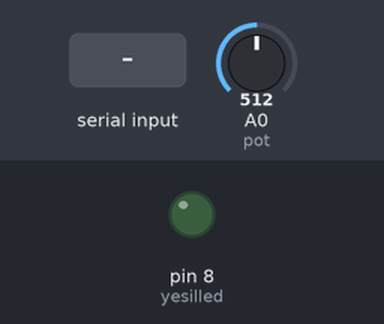
This sketch was run on a simulated Arduino Uno, built with avr-gcc and run on an emulated ATmega328P. On the bench: output pins drawn as LEDs (lit = HIGH). The inputs (shaded band) are chosen by the test bench; at power-on: A0 (pot) = 512. What the sketch prints to the serial monitor is not drawn.

Above: at 1.2 s.
1.3 s: "ac" received over Serial
At 2.5 s:
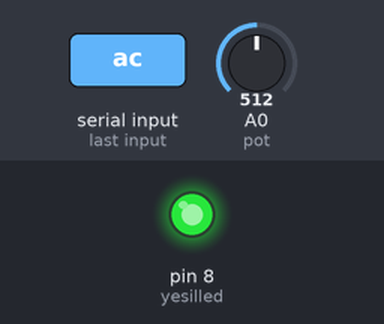
2.8 s: "1" received over Serial
At 3.7 s:
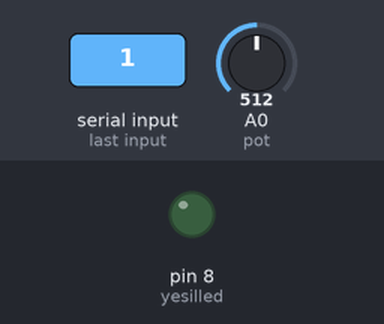
Timing chart, 0 to 5.8 s (numbered marks = the images above; inputs shaded):
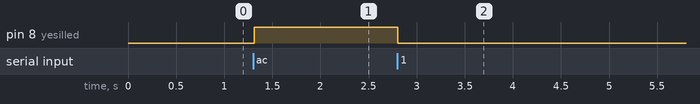

The sketch:

Masa_Lamba.ino
```cpp
int yesilled = 8;
#define pot A0
String readString;
void setup() {
  Serial.begin(9600);
  pinMode(yesilled, OUTPUT);
}

void loop() {
    int deger = analogRead(pot);
    deger = map(deger,0,1023,0,255);
  while (Serial.available()) {
    delay(3);
    char c = Serial.read();
    readString += c;
  }
  if (readString.length() >0) {

    Serial.println(readString);

    if (readString == "ac")
    {
    deger = analogRead(pot);
       analogWrite(yesilled, deger);
    }
    else{
       analogWrite(yesilled,0);
           deger = analogRead(pot);

    }  if (readString == "kapa")
    {    deger = analogRead(pot);

       analogWrite(yesilled, 0);
    }
    }

      Serial.println(deger);
      readString="";
  }
```

Measured:
- after the input at 1.3 s, pin 8 (yesilled): LOW → HIGH at once
- after the input at 2.8 s, pin 8 (yesilled): HIGH → LOW at once
